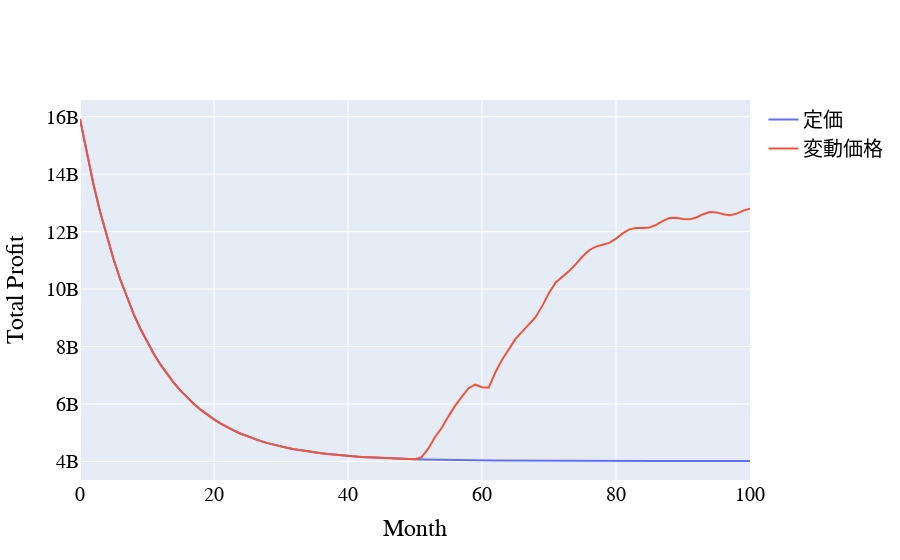

Notebook source saved alongside this figure:
### Code cell
plotly_total_profit_v4 = []
plotly_total_profit_v5 = []

for i in range(101):
    file_name = 'month_' + str(i) + '.csv'
    data_v4 = pd.read_csv(os.path.join(month_data_v4_path, file_name))
    data_v5 = pd.read_csv(os.path.join(month_data_v5_path, file_name))
    plotly_total_profit_v4.append(data_v4['Revenue'].sum())
    plotly_total_profit_v5.append(data_v5['Revenue'].sum())

fig_2 = go.Figure(data=[
    go.Scatter(y=plotly_total_profit_v4,mode='lines',name='定価'),
    go.Scatter(y=plotly_total_profit_v5,mode='lines',name='変動価格')
])

fig_2.update_layout(
    xaxis_title='Month',
    yaxis_title='Total Profit',
    font=dict(
        family='Arial',
        size=20,
        color='Black'
    )
)

fig_2.show()

fig_2.write_image('line_plot.jpg', scale=20)
